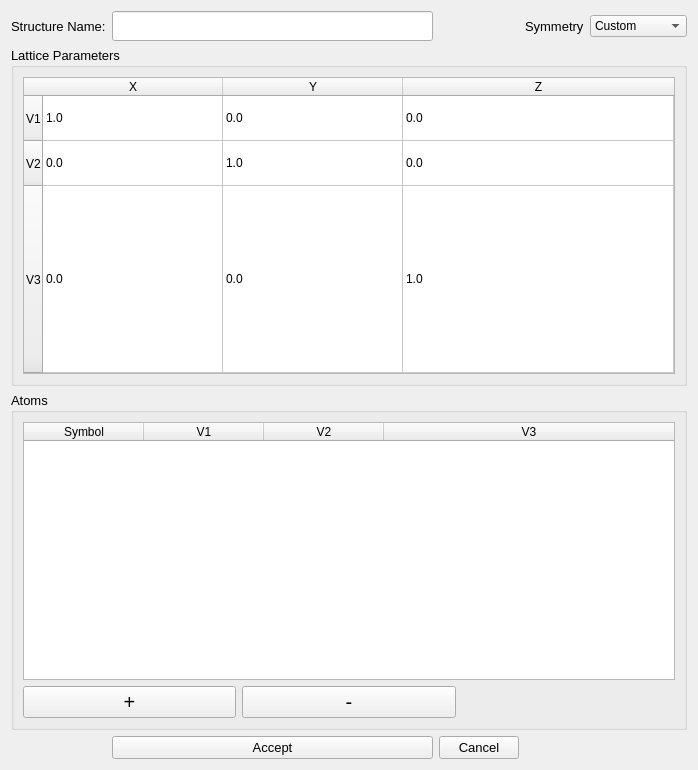
<?xml version="1.0" encoding="UTF-8"?>
<ui version="4.0">
 <class>createstructurewindow</class>
 <widget class="QWidget" name="createstructurewindow">
  <property name="geometry">
   <rect>
    <x>0</x>
    <y>0</y>
    <width>698</width>
    <height>770</height>
   </rect>
  </property>
  <property name="windowTitle">
   <string>Create Structure</string>
  </property>
  <layout class="QGridLayout" name="gridLayout">
   <item row="0" column="1">
    <widget class="QLineEdit" name="lineEdit">
     <property name="minimumSize">
      <size>
       <width>0</width>
       <height>30</height>
      </size>
     </property>
     <property name="font">
      <font>
       <pointsize>10</pointsize>
      </font>
     </property>
    </widget>
   </item>
   <item row="0" column="0">
    <widget class="QLabel" name="label">
     <property name="font">
      <font>
       <pointsize>10</pointsize>
      </font>
     </property>
     <property name="text">
      <string>Structure Name:</string>
     </property>
    </widget>
   </item>
   <item row="0" column="3">
    <widget class="QLabel" name="label_2">
     <property name="font">
      <font>
       <pointsize>10</pointsize>
      </font>
     </property>
     <property name="text">
      <string>Symmetry</string>
     </property>
    </widget>
   </item>
   <item row="2" column="0" colspan="5">
    <widget class="QGroupBox" name="groupBox">
     <property name="minimumSize">
      <size>
       <width>671</width>
       <height>251</height>
      </size>
     </property>
     <property name="font">
      <font>
       <pointsize>10</pointsize>
      </font>
     </property>
     <property name="title">
      <string>Atoms</string>
     </property>
     <layout class="QGridLayout" name="gridLayout_2">
      <item row="0" column="0" colspan="3">
       <widget class="QTableWidget" name="tableWidget">
        <property name="font">
         <font>
          <pointsize>9</pointsize>
         </font>
        </property>
        <attribute name="horizontalHeaderDefaultSectionSize">
         <number>120</number>
        </attribute>
        <attribute name="horizontalHeaderStretchLastSection">
         <bool>true</bool>
        </attribute>
        <column>
         <property name="text">
          <string>Symbol</string>
         </property>
        </column>
        <column>
         <property name="text">
          <string>V1</string>
         </property>
        </column>
        <column>
         <property name="text">
          <string>V2</string>
         </property>
        </column>
        <column>
         <property name="text">
          <string>V3</string>
         </property>
        </column>
       </widget>
      </item>
      <item row="1" column="1">
       <widget class="QPushButton" name="pushButton_2">
        <property name="font">
         <font>
          <pointsize>15</pointsize>
         </font>
        </property>
        <property name="text">
         <string>-</string>
        </property>
       </widget>
      </item>
      <item row="1" column="0">
       <widget class="QPushButton" name="pushButton">
        <property name="font">
         <font>
          <pointsize>15</pointsize>
         </font>
        </property>
        <property name="text">
         <string>+</string>
        </property>
       </widget>
      </item>
     </layout>
    </widget>
   </item>
   <item row="1" column="0" colspan="5">
    <widget class="QGroupBox" name="groupBox_2">
     <property name="sizePolicy">
      <sizepolicy hsizetype="Preferred" vsizetype="Preferred">
       <horstretch>0</horstretch>
       <verstretch>0</verstretch>
      </sizepolicy>
     </property>
     <property name="minimumSize">
      <size>
       <width>672</width>
       <height>251</height>
      </size>
     </property>
     <property name="font">
      <font>
       <pointsize>10</pointsize>
      </font>
     </property>
     <property name="title">
      <string>Lattice Parameters</string>
     </property>
     <layout class="QGridLayout" name="gridLayout_3">
      <item row="0" column="0">
       <widget class="QTableWidget" name="tableWidget_2">
        <property name="font">
         <font>
          <pointsize>9</pointsize>
         </font>
        </property>
        <attribute name="horizontalHeaderDefaultSectionSize">
         <number>180</number>
        </attribute>
        <attribute name="horizontalHeaderStretchLastSection">
         <bool>true</bool>
        </attribute>
        <attribute name="verticalHeaderDefaultSectionSize">
         <number>45</number>
        </attribute>
        <attribute name="verticalHeaderMinimumSectionSize">
         <number>45</number>
        </attribute>
        <attribute name="verticalHeaderStretchLastSection">
         <bool>true</bool>
        </attribute>
        <row>
         <property name="text">
          <string>V1</string>
         </property>
        </row>
        <row>
         <property name="text">
          <string>V2</string>
         </property>
        </row>
        <row>
         <property name="text">
          <string>V3</string>
         </property>
        </row>
        <column>
         <property name="text">
          <string>X</string>
         </property>
        </column>
        <column>
         <property name="text">
          <string>Y</string>
         </property>
        </column>
        <column>
         <property name="text">
          <string>Z</string>
         </property>
        </column>
        <item row="0" column="0">
         <property name="text">
          <string>1.0</string>
         </property>
        </item>
        <item row="0" column="1">
         <property name="text">
          <string>0.0</string>
         </property>
        </item>
        <item row="0" column="2">
         <property name="text">
          <string>0.0</string>
         </property>
        </item>
        <item row="1" column="0">
         <property name="text">
          <string>0.0</string>
         </property>
        </item>
        <item row="1" column="1">
         <property name="text">
          <string>1.0</string>
         </property>
        </item>
        <item row="1" column="2">
         <property name="text">
          <string>0.0</string>
         </property>
        </item>
        <item row="2" column="0">
         <property name="text">
          <string>0.0</string>
         </property>
        </item>
        <item row="2" column="1">
         <property name="text">
          <string>0.0</string>
         </property>
        </item>
        <item row="2" column="2">
         <property name="text">
          <string>1.0</string>
         </property>
        </item>
       </widget>
      </item>
     </layout>
    </widget>
   </item>
   <item row="0" column="4">
    <widget class="QComboBox" name="comboBox">
     <item>
      <property name="text">
       <string>Custom</string>
      </property>
     </item>
     <item>
      <property name="text">
       <string>Hexagonal</string>
      </property>
     </item>
     <item>
      <property name="text">
       <string>Rectangular</string>
      </property>
     </item>
     <item>
      <property name="text">
       <string>Cubic</string>
      </property>
     </item>
    </widget>
   </item>
   <item row="3" column="1">
    <widget class="QPushButton" name="pushButton_4">
     <property name="font">
      <font>
       <pointsize>10</pointsize>
      </font>
     </property>
     <property name="text">
      <string>Accept</string>
     </property>
     <attribute name="buttonGroup">
      <string notr="true">buttonGroup</string>
     </attribute>
    </widget>
   </item>
   <item row="3" column="2">
    <widget class="QPushButton" name="pushButton_5">
     <property name="font">
      <font>
       <pointsize>10</pointsize>
      </font>
     </property>
     <property name="text">
      <string>Cancel</string>
     </property>
     <attribute name="buttonGroup">
      <string notr="true">buttonGroup</string>
     </attribute>
    </widget>
   </item>
  </layout>
 </widget>
 <resources/>
 <connections>
  <connection>
   <sender>pushButton_5</sender>
   <signal>clicked()</signal>
   <receiver>createstructurewindow</receiver>
   <slot>cancelButtonClicked()</slot>
   <hints>
    <hint type="sourcelabel">
     <x>934</x>
     <y>657</y>
    </hint>
    <hint type="destinationlabel">
     <x>447</x>
     <y>224</y>
    </hint>
   </hints>
  </connection>
  <connection>
   <sender>pushButton</sender>
   <signal>clicked()</signal>
   <receiver>createstructurewindow</receiver>
   <slot>plusButtonClicked()</slot>
   <hints>
    <hint type="sourcelabel">
     <x>182</x>
     <y>594</y>
    </hint>
    <hint type="destinationlabel">
     <x>501</x>
     <y>348</y>
    </hint>
   </hints>
  </connection>
  <connection>
   <sender>pushButton_2</sender>
   <signal>clicked()</signal>
   <receiver>createstructurewindow</receiver>
   <slot>minButtonClicked()</slot>
   <hints>
    <hint type="sourcelabel">
     <x>501</x>
     <y>594</y>
    </hint>
    <hint type="destinationlabel">
     <x>501</x>
     <y>348</y>
    </hint>
   </hints>
  </connection>
  <connection>
   <sender>tableWidget</sender>
   <signal>itemChanged(QTableWidgetItem*)</signal>
   <receiver>createstructurewindow</receiver>
   <slot>editCoord(QTableWidgetItem*)</slot>
   <hints>
    <hint type="sourcelabel">
     <x>501</x>
     <y>474</y>
    </hint>
    <hint type="destinationlabel">
     <x>501</x>
     <y>348</y>
    </hint>
   </hints>
  </connection>
  <connection>
   <sender>lineEdit</sender>
   <signal>textEdited(QString)</signal>
   <receiver>createstructurewindow</receiver>
   <slot>editName(QString)</slot>
   <hints>
    <hint type="sourcelabel">
     <x>518</x>
     <y>27</y>
    </hint>
    <hint type="destinationlabel">
     <x>501</x>
     <y>348</y>
    </hint>
   </hints>
  </connection>
  <connection>
   <sender>pushButton_4</sender>
   <signal>clicked()</signal>
   <receiver>createstructurewindow</receiver>
   <slot>createButtonClicked()</slot>
   <hints>
    <hint type="sourcelabel">
     <x>518</x>
     <y>667</y>
    </hint>
    <hint type="destinationlabel">
     <x>501</x>
     <y>348</y>
    </hint>
   </hints>
  </connection>
  <connection>
   <sender>comboBox</sender>
   <signal>currentIndexChanged(QString)</signal>
   <receiver>createstructurewindow</receiver>
   <slot>comboBoxSelection(QString)</slot>
   <hints>
    <hint type="sourcelabel">
     <x>628</x>
     <y>29</y>
    </hint>
    <hint type="destinationlabel">
     <x>348</x>
     <y>384</y>
    </hint>
   </hints>
  </connection>
  <connection>
   <sender>tableWidget_2</sender>
   <signal>cellChanged(int,int)</signal>
   <receiver>createstructurewindow</receiver>
   <slot>updateCell(int,int)</slot>
   <hints>
    <hint type="sourcelabel">
     <x>348</x>
     <y>229</y>
    </hint>
    <hint type="destinationlabel">
     <x>348</x>
     <y>384</y>
    </hint>
   </hints>
  </connection>
 </connections>
 <slots>
  <slot>addAtom(Particle)</slot>
  <slot>editAtom(QTableWidgetItem*)</slot>
  <slot>editName(QString)</slot>
  <slot>editCoord(QTableWidgetItem*)</slot>
  <slot>updateCell(int,int)</slot>
  <slot>plusButtonClicked()</slot>
  <slot>minButtonClicked()</slot>
  <slot>createButtonClicked()</slot>
  <slot>cancelButtonClicked()</slot>
  <slot>comboBoxSelection(QString)</slot>
 </slots>
 <buttongroups>
  <buttongroup name="buttonGroup"/>
 </buttongroups>
</ui>
